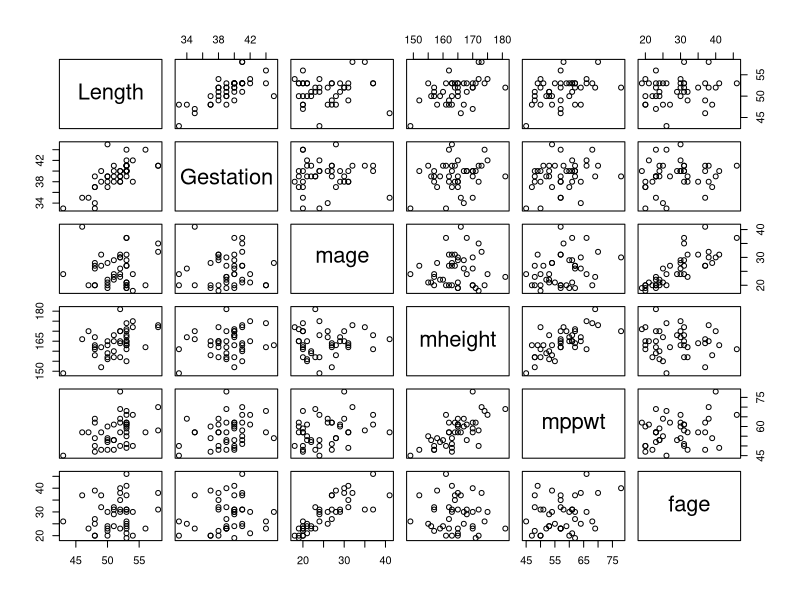
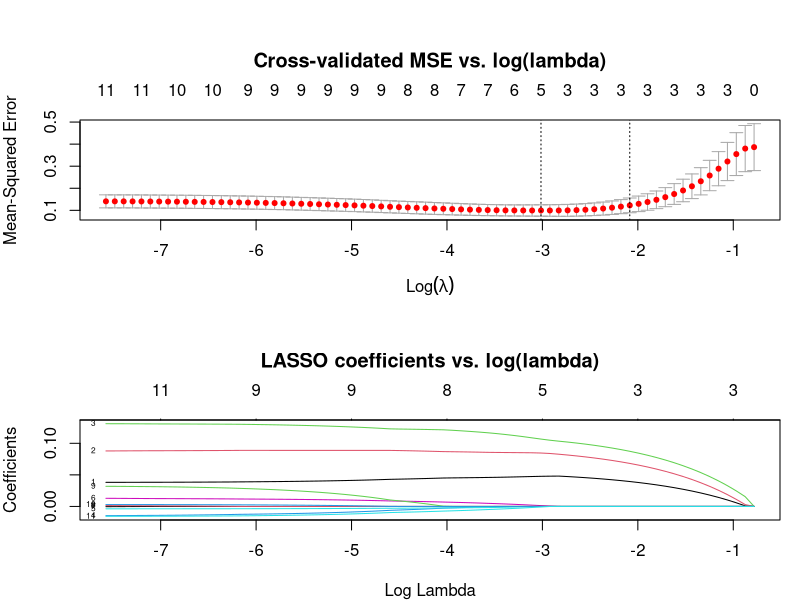
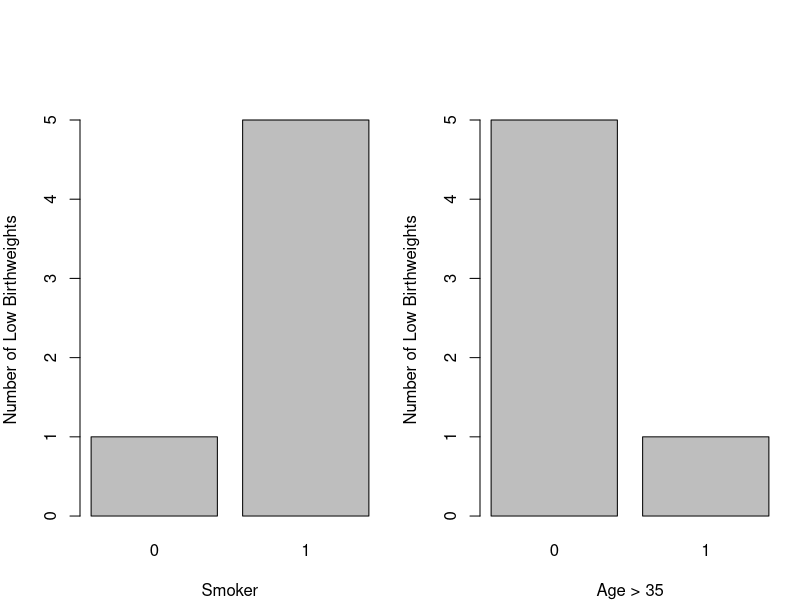
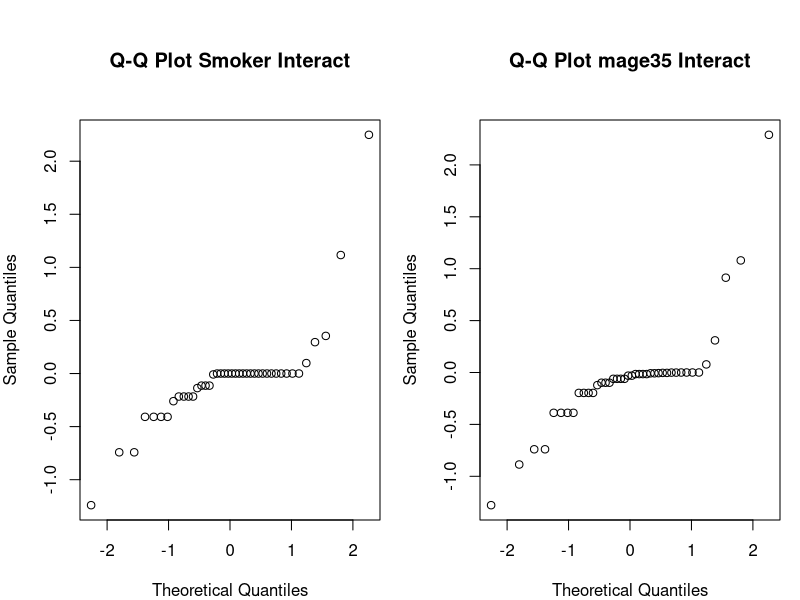

Recreate these plots in R, in order.
## ---- chunk 1
birthweight <- read.csv("data/Birthweight.csv"); str(birthweight)
## ---- chunk 2
birthweight1 <- birthweight
birthweight1$ID <- NULL; birthweight1$smoker <- NULL
birthweight1$lowbwt <- NULL; birthweight1$mage35 <- NULL
## ---- chunk 3
# Create data frame with Cook's distances
cdist_df <- data.frame()
for (i in 1:length(birthweight1)) {
  if (names(birthweight1)[i] == "Birthweight") next
  bw_model <- lm(Birthweight~birthweight1[,i], data=birthweight1)
  cdist <- cooks.distance(bw_model)
  cdist_df <- rbind(cdist_df, data.frame(Variable = names(birthweight1)[i],
                                         CooksDistance = max(cdist)))
}
print(t(cdist_df))
## ---- chunk 4
bw_model <- lm(Birthweight~., data=birthweight1); library(car); vif(bw_model)
## ---- chunk 5
pairs(birthweight1[,c("Length", "Gestation", "mage", "mheight", "mppwt", "fage")])
## ---- chunk 6
model_summary <- summary(bw_model)
p_values <- model_summary$coefficients[,4]
birthweight2 <- birthweight1
while (max(p_values) > 0.05) {
  max_p_name <- names(which.max(p_values))
  birthweight2 <- birthweight2[, names(birthweight2) != max_p_name]
  bw_model <- lm(Birthweight~., data=birthweight2)
  model_summary <- summary(bw_model)
  p_values <- model_summary$coefficients[,4]
}
model_summary
## ---- chunk 7
averages <- data.frame(Headcirc=mean(birthweight2$Headcirc), Gestation=mean(birthweight2$Gestation))
stepdown_ci <- predict(bw_model, newdata=averages, interval="confidence", level=0.95)
stepdown_pi <- predict(bw_model, newdata=averages, interval="prediction", level=0.95)
## ---- chunk 8
library(glmnet); par(mfrow=c(2,1), mar=c(4,4,6,1)); set.seed(123)
x_df <- birthweight1[, names(birthweight1) != 'Birthweight']
x <- as.matrix(x_df); y <- as.double(birthweight1$Birthweight)
train <- sample(1:nrow(x), 0.67*nrow(x))
x_train <- x[train,]; y_train <- y[train]
x_test <- x[-train,]; y_test <- y[-train]; x_test_df <- x_df[-train,]
lasso_model <- glmnet(x_train, y_train, alpha=1)
cv_lasso <- cv.glmnet(x_train, y_train, alpha=1, type.measure="mse")
plot(cv_lasso, main="Cross-validated MSE vs. log(lambda)")
plot(cv_lasso$glmnet.fit, xvar="lambda", label=T, main="LASSO coefficients vs. log(lambda)")
lambda_min <- cv_lasso$lambda.min; lambda_1se <- cv_lasso$lambda.1se
coef(cv_lasso, s=cv_lasso$lambda.min)
lasso_pred <- predict(lasso_model, s=lambda_min, newx=x_test)
mse_lasso <- mean((lasso_pred-y_test)^2)
stepdown_pred <- predict(bw_model, newdata=x_test_df)
mse_stepdown <- mean((stepdown_pred-y_test)^2)
## ---- chunk 9
library(dplyr)
birthweight3 <- select(birthweight, lowbwt, Gestation, smoker, mage35)
par(mfrow=c(1,2))
totsmoker <- xtabs(~smoker, data=birthweight3)
barplot(xtabs(lowbwt~smoker, data=birthweight3), xlab="Smoker", ylab="Number of Low Birthweights")
totmage35 <- xtabs(~mage35, data=birthweight3)
barplot(xtabs(lowbwt~mage35, data=birthweight3), xlab="Age > 35", ylab="Number of Low Birthweights")
tot <- xtabs(~smoker+mage35, data=birthweight3)
totlowbwt <- xtabs(lowbwt~smoker+mage35, data=birthweight3)
print(totsmoker); print(totmage35); print(round(totlowbwt/tot, 2))
## ---- chunk 10
bw_logmodel <- glm(lowbwt~Gestation+smoker+mage35, data=birthweight3, family="binomial")
summary(bw_logmodel)
## ---- chunk 11
bw_logmodel_int1 <- glm(lowbwt~Gestation+smoker+mage35+Gestation:smoker, data=birthweight3, family="binomial")
bw_logmodel_int2 <- glm(lowbwt~Gestation+smoker+mage35+Gestation:mage35, data=birthweight3, family="binomial")
anova(bw_logmodel_int1, test="Chisq")
anova(bw_logmodel_int2, test="Chisq")
## ---- chunk 12
par(mfrow=c(1,2))
qqnorm(residuals(bw_logmodel_int1), main="Q-Q Plot Smoker Interact")
qqnorm(residuals(bw_logmodel_int2), main="Q-Q Plot mage35 Interact")
## ---- chunk 13
#final_logmodel <- glm(lowbwt~Gestation+smoker, data=birthweight3, family="binomial")
combo1 = data.frame(Gestation=40, smoker=0, mage35=0)
combo2 = data.frame(Gestation=40, smoker=1, mage35=0)
combo3 = data.frame(Gestation=40, smoker=0, mage35=1)
combo4 = data.frame(Gestation=40, smoker=1, mage35=1)
plbw_combo1 = predict(bw_logmodel,combo1,type="response")
plbw_combo2 = predict(bw_logmodel,combo2,type="response")
plbw_combo3 = predict(bw_logmodel,combo3,type="response")
plbw_combo4 = predict(bw_logmodel,combo4,type="response")
summary_table <- matrix(c(plbw_combo1, plbw_combo3, plbw_combo2, plbw_combo4), 
                        byrow = TRUE, 
                        ncol = 2, 
                        dimnames = list(c("Non-smoker", "Smoker"), 
                                        c("Under 35", "Over 35")))
print(summary_table)
## ---- chunk 14
#Creating the matrix for the smoker boolean low birthweight
grouped_df_smoker <- with(birthweight3, table(lowbwt, smoker))
dims <- dim(grouped_df_smoker)
flat_table <- as.vector(grouped_df_smoker)
matrix_data_smoker <- matrix(flat_table, nrow = prod(dims[-1]), ncol = dims[1])
rownames(matrix_data_smoker) <- c("lowbwt=0", "lowbwt=1")
colnames(matrix_data_smoker) <- c("smoker=0", "smoker=1")

#Creating the matrix for the mage35 boolean low birthweight
grouped_df_mage35 <- with(birthweight3, table(lowbwt, mage35))
dims <- dim(grouped_df_mage35)
flat_table <- as.vector(grouped_df_mage35)
matrix_data_mage35 <- matrix(flat_table, nrow = prod(dims[-1]), ncol = dims[1])
rownames(matrix_data_mage35) <- c("lowbwt=0", "lowbwt=1")
colnames(matrix_data_mage35) <- c("mage35=0", "mage35=1")

#Conducting the two Fisher tests since we have two 2x2 matrices
pval_smoker <- fisher.test(matrix_data_smoker)[[1]]
pval_mage35 <-  fisher.test(matrix_data_mage35)[[1]]
